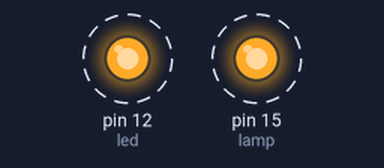
The sketch below on a simulated Arduino Uno, built with avr-gcc and run on an emulated ATmega328P. On the bench: output pins drawn as LEDs (lit = HIGH). Dashed ring = blinking.

Above: at 0.05 s.
Timing chart, 0 to 3.0 s (numbered marks = the images above):
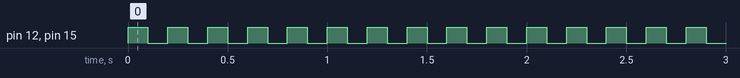

Measured:
- by itself, pin 12 (led), pin 15 (lamp): alternates HIGH for 0.10 s and LOW for 0.10 s

The sketch:

lamp_relay_untest_.ino
```cpp
const int lamp = 15;
const int led = 12;

void setup() {
  pinMode(lamp, OUTPUT);
  pinMode(led, OUTPUT);
}

void loop() {
 digitalWrite(lamp, HIGH);
 digitalWrite(led, HIGH);
 delay(100);
 digitalWrite(lamp, LOW);
 digitalWrite(led, LOW);
 delay(100);
}
```
